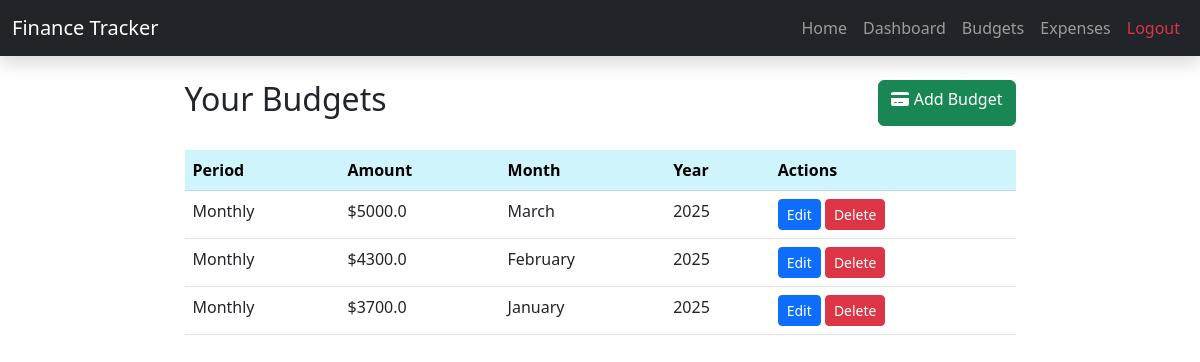
The app's page /view_budgets (signed in), older data.
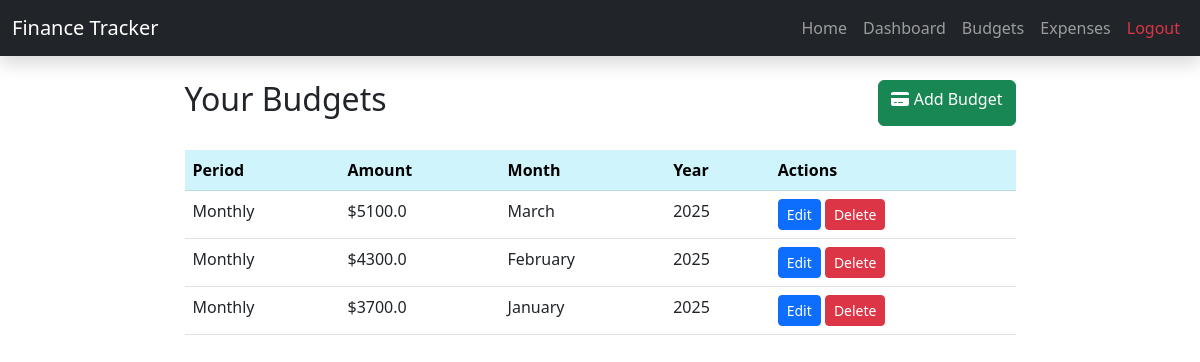
The same page, newer data.
### app/models.py (models this page shows, shortened)
class Budget(db.Model):
    id = db.Column(db.Integer, primary_key=True)
    user_id = db.Column(db.Integer, db.ForeignKey('user.id'), nullable=False)
    amount = db.Column(db.Float, nullable=False, default=0.0)  # Budget amount
    period = db.Column(db.String(10), nullable=False, default="monthly")  # monthly, weekly, biweekly
    created_at = db.Column(db.DateTime, nullable=False, default=lambda: datetime.now(utc_zone))
    month = db.Column(db.Integer, nullable=False)
    year = db.Column(db.Integer, nullable=False)

### app/routes.py (the view)
@bp.route('/view_budgets', methods=['GET'])
@login_required
def view_budgets():
    budgets = Budget.query.filter_by(user_id=current_user.id).order_by(Budget.year.desc(), Budget.month.desc()).all()
    return render_template('view_budgets.html', budgets=budgets)

### app/__init__.py (called while the page is built)
@login_manager.user_loader
def load_user(user_id):
    from app.models import User
    return User.query.get(int(user_id))

### app/templates/view_budgets.html
{% extends "base.html" %}
{% block content %}
<div class="row justify-content-md-center">
    <div class="col col-lg-9">
        <div class="d-flex justify-content-between mb-4">
            <h2>Your Budgets</h2>
            <a class="btn btn-success" href="{{ url_for('main.set_budget') }}"><i class="fas fa-credit-card"></i> Add Budget</a>
        </div>
        {% if budgets %}
            <table class="table">
                <thead class="table-info">
                    <tr>
                        <th>Period</th>
                        <th>Amount</th>
                        <th>Month</th>
                        <th>Year</th>
                        <th>Actions</th>
                    </tr>
                </thead>
                <tbody>
                    {% set months = ['January', 'February', 'March', 'April', 'May', 'June', 'July', 'August', 'September', 'October', 'November', 'December'] %}
                     {% for budget in budgets %}
                        <tr>
                            <td>{{ budget.period.capitalize() }}</td>
                            <td>${{ budget.amount }}</td>
                            <td>{{ months[budget.month - 1] }}</td>
                            <td>{{ budget.year }}</td>
                            <td>
                                <a href="{{ url_for('main.edit_budget', budget_id=budget.id) }}" class="btn btn-primary btn-sm">Edit</a>
                                <form action="{{ url_for('main.delete_budget', budget_id=budget.id) }}" method="POST" style="display:inline;">
                                    <button type="submit" class="btn btn-danger btn-sm" onclick="return confirm('Are you sure you want to delete this budget?')">Delete</button>
                                </form>
                            </td>
                        </tr>
                    {% endfor %}
                </tbody>
            </table>
        {% else %}
            <p>No budgets found for this year.</p>
        {% endif %}
    </div>
</div>
{% endblock %}

### app/templates/base.html (shortened to what this page needs)
<!DOCTYPE html>
<html lang="en">
<head>
    <link rel="stylesheet" href="https://cdn.jsdelivr.net/npm/bootstrap@5.3.0/dist/css/bootstrap.min.css">
</head>
<body>
    <nav class="navbar navbar-expand-lg navbar-dark bg-dark shadow">
        <div class="container-fluid">
            <a class="navbar-brand" href="{{ url_for('main.home') }}">Finance Tracker</a>
            <div class="navbar-nav ms-auto">
                {% if current_user.is_authenticated %}
                    <a class="nav-link" href="{{ url_for('main.home') }}">Home</a>
                    <a class="nav-link" href="{{ url_for('main.dashboard') }}">Dashboard</a>
                    <a class="nav-link" href="{{ url_for('main.view_budgets') }}">Budgets</a>
                    <a class="nav-link" href="{{ url_for('main.view_expenses') }}">Expenses</a>
                    <a class="nav-link text-danger" href="{{ url_for('main.logout') }}">Logout</a>
                {% else %}
                    <a class="nav-link" href="{{ url_for('main.login') }}">Login</a>
                    <a class="nav-link" href="{{ url_for('main.register') }}">Register</a>
                {% endif %}
            </div>
        </div>
    </nav>
    <div class="container mt-4">
        {% block content %}{% endblock %}
    </div>
</body>
</html>

Row changes from the older to the newer data that the page shows:
changed Budget "March": amount "5000.0" → "5100.0"
